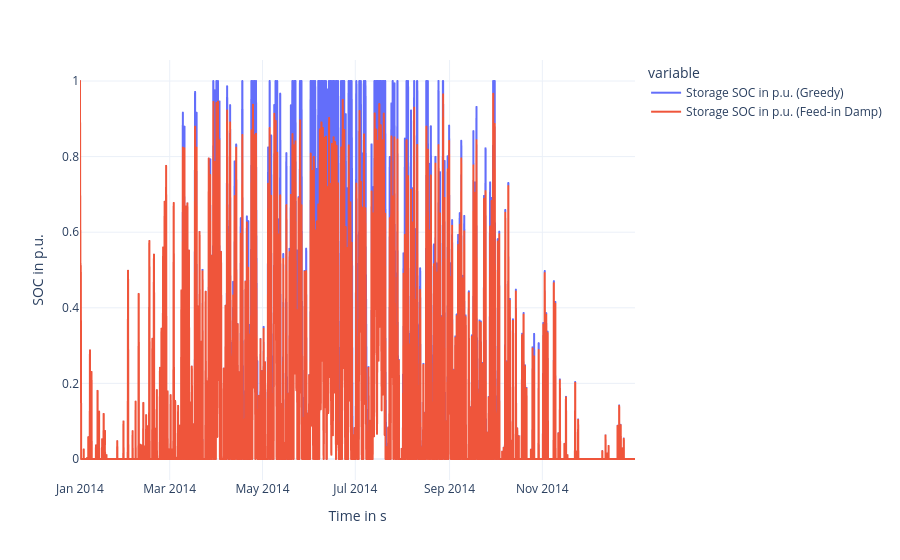

Notebook source saved alongside this figure:
### Markdown cell above
### State of Charge (SOC)

### Code cell
df[["Storage SOC in p.u. (Greedy)", "Storage SOC in p.u. (Feed-in Damp)"]].plot(template=template, labels={"value": "SOC in p.u."})

### Figure 1 — Plotly figure (JSON) as saved in the notebook; plotly's stock layout.template omitted (floating-point values rounded to 4 significant figures; data arrays with more than 128 entries replaced by an {"elided": "..."} marker saying what was removed)
{"data": [{"hovertemplate": "variable=Storage SOC in p.u. (Greedy)<br>Time in s=%{x}<br>SOC in p.u.=%{y}<extra></extra>", "legendgroup": "Storage SOC in p.u. (Greedy)", "line": {"color": "#636efa", "dash": "solid"}, "marker": {"symbol": "circle"}, "mode": "lines", "name": "Storage SOC in p.u. (Greedy)", "showlegend": true, "type": "scattergl", "x": {"elided": "8759 str values"}, "xaxis": "x", "y": {"elided": "8759 float values"}, "yaxis": "y"}, {"hovertemplate": "variable=Storage SOC in p.u. (Feed-in Damp)<br>Time in s=%{x}<br>SOC in p.u.=%{y}<extra></extra>", "legendgroup": "Storage SOC in p.u. (Feed-in Damp)", "line": {"color": "#EF553B", "dash": "solid"}, "marker": {"symbol": "circle"}, "mode": "lines", "name": "Storage SOC in p.u. (Feed-in Damp)", "showlegend": true, "type": "scattergl", "x": {"elided": "8759 str values"}, "xaxis": "x", "y": {"elided": "8759 float values"}, "yaxis": "y"}], "layout": {"legend": {"title": {"text": "variable"}, "tracegroupgap": 0}, "margin": {"t": 60}, "xaxis": {"anchor": "y", "domain": [0, 1], "title": {"text": "Time in s"}}, "yaxis": {"anchor": "x", "domain": [0, 1], "title": {"text": "SOC in p.u."}}}}
